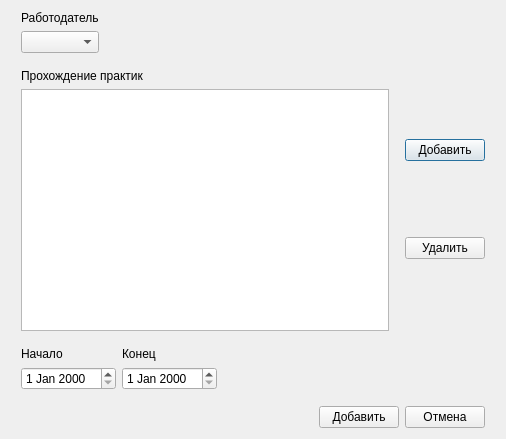
<?xml version="1.0" encoding="UTF-8"?>
<ui version="4.0">
 <class>PracticeWindow</class>
 <widget class="QDialog" name="PracticeWindow">
  <property name="geometry">
   <rect>
    <x>0</x>
    <y>0</y>
    <width>506</width>
    <height>439</height>
   </rect>
  </property>
  <property name="windowTitle">
   <string>Dialog</string>
  </property>
  <layout class="QVBoxLayout" name="verticalLayout_8">
   <item>
    <layout class="QHBoxLayout" name="horizontalLayout_4">
     <item>
      <spacer name="horizontalSpacer_7">
       <property name="orientation">
        <enum>Qt::Horizontal</enum>
       </property>
       <property name="sizeType">
        <enum>QSizePolicy::Fixed</enum>
       </property>
       <property name="sizeHint" stdset="0">
        <size>
         <width>10</width>
         <height>20</height>
        </size>
       </property>
      </spacer>
     </item>
     <item>
      <layout class="QVBoxLayout" name="verticalLayout_3">
       <item>
        <widget class="QLabel" name="label">
         <property name="text">
          <string>Работодатель</string>
         </property>
        </widget>
       </item>
       <item>
        <widget class="QComboBox" name="comboBox"/>
       </item>
      </layout>
     </item>
     <item>
      <spacer name="horizontalSpacer_6">
       <property name="orientation">
        <enum>Qt::Horizontal</enum>
       </property>
       <property name="sizeType">
        <enum>QSizePolicy::Expanding</enum>
       </property>
       <property name="sizeHint" stdset="0">
        <size>
         <width>10</width>
         <height>20</height>
        </size>
       </property>
      </spacer>
     </item>
    </layout>
   </item>
   <item>
    <spacer name="verticalSpacer_2">
     <property name="orientation">
      <enum>Qt::Vertical</enum>
     </property>
     <property name="sizeType">
      <enum>QSizePolicy::Fixed</enum>
     </property>
     <property name="sizeHint" stdset="0">
      <size>
       <width>20</width>
       <height>10</height>
      </size>
     </property>
    </spacer>
   </item>
   <item>
    <layout class="QHBoxLayout" name="horizontalLayout">
     <item>
      <spacer name="horizontalSpacer_8">
       <property name="orientation">
        <enum>Qt::Horizontal</enum>
       </property>
       <property name="sizeType">
        <enum>QSizePolicy::Fixed</enum>
       </property>
       <property name="sizeHint" stdset="0">
        <size>
         <width>10</width>
         <height>20</height>
        </size>
       </property>
      </spacer>
     </item>
     <item>
      <layout class="QVBoxLayout" name="verticalLayout_4">
       <item>
        <widget class="QLabel" name="label_6">
         <property name="text">
          <string>Прохождение практик</string>
         </property>
        </widget>
       </item>
       <item>
        <widget class="QTableView" name="tableViewPassingPractice">
         <attribute name="horizontalHeaderVisible">
          <bool>false</bool>
         </attribute>
         <attribute name="horizontalHeaderDefaultSectionSize">
          <number>1000</number>
         </attribute>
        </widget>
       </item>
      </layout>
     </item>
     <item>
      <spacer name="horizontalSpacer_4">
       <property name="orientation">
        <enum>Qt::Horizontal</enum>
       </property>
       <property name="sizeType">
        <enum>QSizePolicy::Fixed</enum>
       </property>
       <property name="sizeHint" stdset="0">
        <size>
         <width>10</width>
         <height>20</height>
        </size>
       </property>
      </spacer>
     </item>
     <item>
      <layout class="QVBoxLayout" name="verticalLayout_5">
       <item>
        <widget class="QPushButton" name="pushButtonInserPassingPractice">
         <property name="text">
          <string>Добавить</string>
         </property>
        </widget>
       </item>
       <item>
        <widget class="QPushButton" name="pushButtonDeletePassingPractice">
         <property name="text">
          <string>Удалить</string>
         </property>
        </widget>
       </item>
      </layout>
     </item>
     <item>
      <spacer name="horizontalSpacer_5">
       <property name="orientation">
        <enum>Qt::Horizontal</enum>
       </property>
       <property name="sizeType">
        <enum>QSizePolicy::Fixed</enum>
       </property>
       <property name="sizeHint" stdset="0">
        <size>
         <width>10</width>
         <height>20</height>
        </size>
       </property>
      </spacer>
     </item>
    </layout>
   </item>
   <item>
    <spacer name="verticalSpacer">
     <property name="orientation">
      <enum>Qt::Vertical</enum>
     </property>
     <property name="sizeType">
      <enum>QSizePolicy::Fixed</enum>
     </property>
     <property name="sizeHint" stdset="0">
      <size>
       <width>20</width>
       <height>10</height>
      </size>
     </property>
    </spacer>
   </item>
   <item>
    <layout class="QHBoxLayout" name="horizontalLayout_2">
     <item>
      <spacer name="horizontalSpacer_9">
       <property name="orientation">
        <enum>Qt::Horizontal</enum>
       </property>
       <property name="sizeType">
        <enum>QSizePolicy::Fixed</enum>
       </property>
       <property name="sizeHint" stdset="0">
        <size>
         <width>10</width>
         <height>20</height>
        </size>
       </property>
      </spacer>
     </item>
     <item>
      <layout class="QVBoxLayout" name="verticalLayout_6">
       <item>
        <widget class="QLabel" name="label_7">
         <property name="text">
          <string>Начало</string>
         </property>
        </widget>
       </item>
       <item>
        <widget class="QDateEdit" name="dateEditbegining"/>
       </item>
      </layout>
     </item>
     <item>
      <layout class="QVBoxLayout" name="verticalLayout_7">
       <item>
        <widget class="QLabel" name="label_8">
         <property name="text">
          <string>Конец</string>
         </property>
        </widget>
       </item>
       <item>
        <widget class="QDateEdit" name="dateEditEnding"/>
       </item>
      </layout>
     </item>
     <item>
      <spacer name="horizontalSpacer">
       <property name="orientation">
        <enum>Qt::Horizontal</enum>
       </property>
       <property name="sizeHint" stdset="0">
        <size>
         <width>40</width>
         <height>20</height>
        </size>
       </property>
      </spacer>
     </item>
    </layout>
   </item>
   <item>
    <spacer name="verticalSpacer_3">
     <property name="orientation">
      <enum>Qt::Vertical</enum>
     </property>
     <property name="sizeType">
      <enum>QSizePolicy::Fixed</enum>
     </property>
     <property name="sizeHint" stdset="0">
      <size>
       <width>20</width>
       <height>10</height>
      </size>
     </property>
    </spacer>
   </item>
   <item>
    <layout class="QHBoxLayout" name="horizontalLayout_3">
     <item>
      <spacer name="horizontalSpacer_2">
       <property name="orientation">
        <enum>Qt::Horizontal</enum>
       </property>
       <property name="sizeHint" stdset="0">
        <size>
         <width>40</width>
         <height>20</height>
        </size>
       </property>
      </spacer>
     </item>
     <item>
      <widget class="QPushButton" name="pushButtonAction">
       <property name="text">
        <string>Добавить</string>
       </property>
      </widget>
     </item>
     <item>
      <widget class="QPushButton" name="pushButtonOk">
       <property name="text">
        <string>Отмена</string>
       </property>
      </widget>
     </item>
     <item>
      <spacer name="horizontalSpacer_3">
       <property name="orientation">
        <enum>Qt::Horizontal</enum>
       </property>
       <property name="sizeType">
        <enum>QSizePolicy::Fixed</enum>
       </property>
       <property name="sizeHint" stdset="0">
        <size>
         <width>10</width>
         <height>20</height>
        </size>
       </property>
      </spacer>
     </item>
    </layout>
   </item>
  </layout>
 </widget>
 <resources/>
 <connections/>
</ui>
